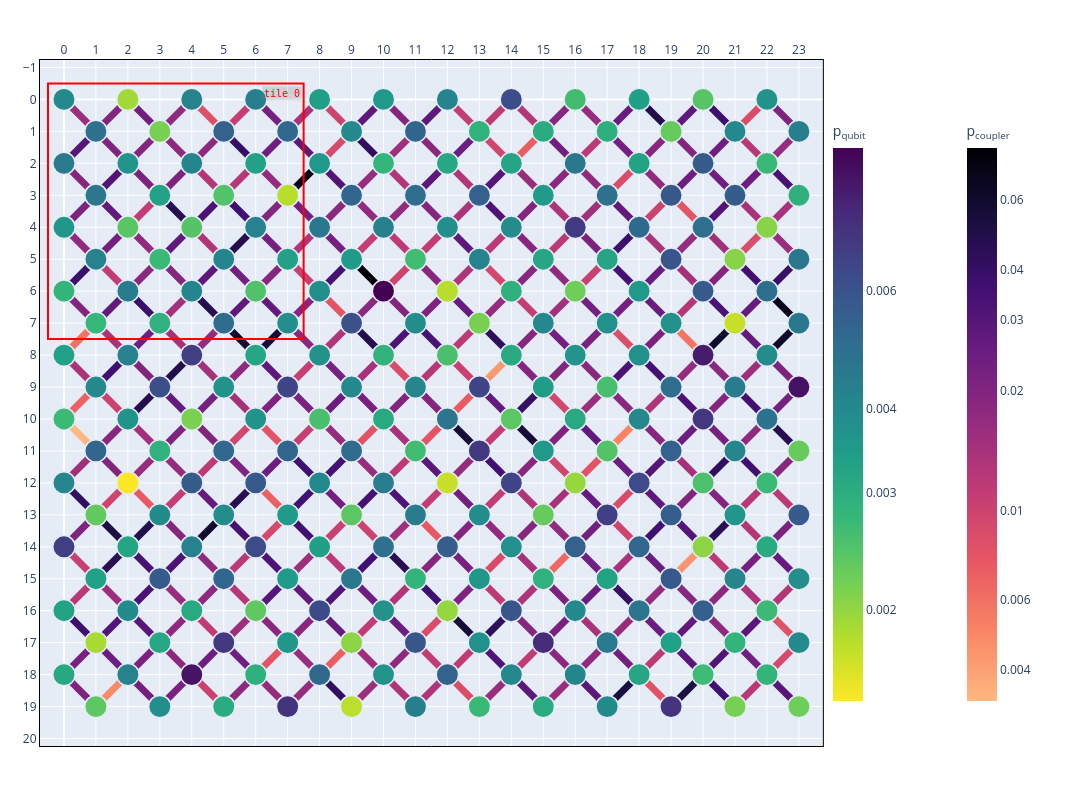

Notebook code cell kept with this figure:
### Markdown cell above
`labels=True` numbers the qubits in reading order, for cross-referencing a device data
file. The label colour is chosen per marker from its own fill: `hot_r` is white at the low
end and black at the high end, so a fixed colour would disappear at one extreme.

The alternate **`preset="device"`** look is one argument away — circular qubits, the
perceptually uniform `Viridis_r`/`Magma_r` ramps, log-scaled rates and top-mounted bar
titles. It is denser and better suited to a standalone device site map; the default suits a
figure sitting beside the rest of qSNOW's views. A preset flips every one of those choices
together, so neither look can be half-applied.

As shown previously, the visualization includes an interactive mode that allows for quickly 
switching through contextually relevant visuals. Additional non-default styles can be added 
using the `extra_styles` arguement, like adding the `preset="device"` heatmap style below.

### Code cell
from qsnow.interface.lattice import CHECKERBOARD

# A checkerboard-lattice device with independently measured qubit and coupler rates: couplers
# average roughly an order of magnitude worse, as they (approximately) do on real hardware.
rng = np.random.default_rng(7)
device = Chip(12, 10, lattice=CHECKERBOARD)
for q in device.qubits:
    q.noise.p = float(np.clip(rng.lognormal(np.log(0.004), 0.40), 1e-6, 0.7))
for cp in device.couplers:
    cp.noise.p = float(np.clip(rng.lognormal(np.log(0.020), 0.55), 1e-6, 0.7))

device.add_tile(SCTile(3), (0,0))

style = device_heatmap_style(device, preset='device')

device.show(style=style)

# If showing additional interactive mode...
# device.show(interactive=True, extra_styles={'Device': device_heatmap_style(device, preset="device", labels=True)})
